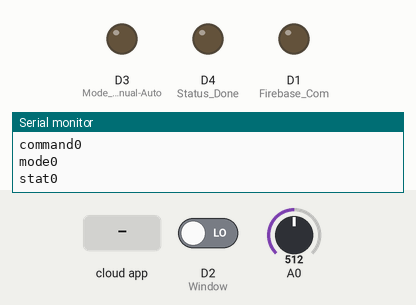
Recording of a sketch running on a simulated ESP8266 (NodeMCU). On the bench: output pins drawn as LEDs (lit = HIGH), the last lines printed to the serial monitor. Inputs (shaded band) come from the test bench; at power-on: D2 (Window) LOW, A0 = 512. WiFi joins after 1.5 s; servers stay silent unless stated; the Firebase database answers and starts empty.

Above: at 2.7 s.
2.8 s: the phone or cloud app sets firebaseCommand to 1
At 3.2 s:
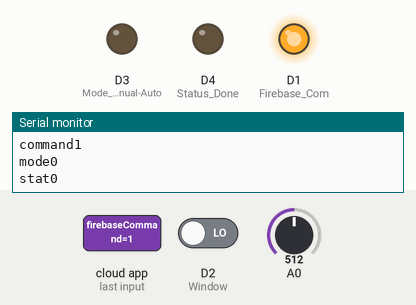
4.8 s: the phone or cloud app sets mode to 1
At 7.1 s:
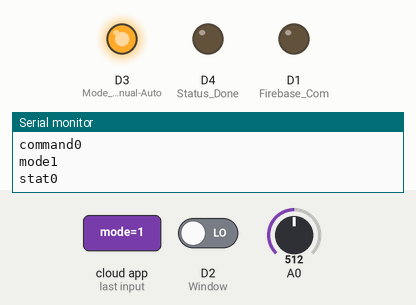
7.5 s: the phone or cloud app sets firebaseCommand to 1
At 8.65 s:
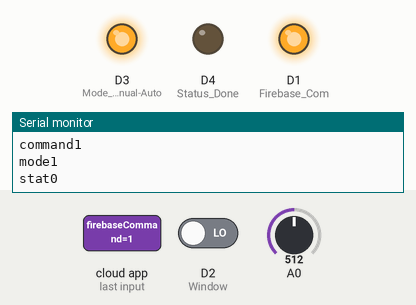
10.3 s: the phone or cloud app sets mode to 0
At 11.9 s:
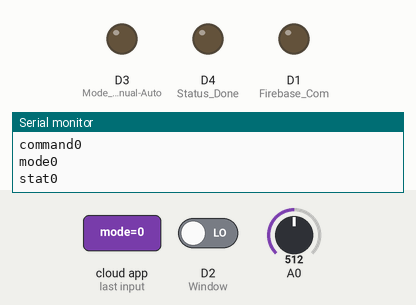
Timing chart, 0 to 13.4 s (numbered marks = the images above; inputs shaded):
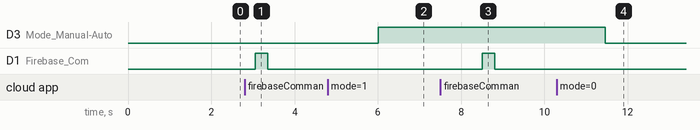

Measured:
- after the input at 2.8 s, D1 (Firebase_Com): LOW → HIGH after 0.25 s, → LOW 0.30 s later
- after the input at 4.8 s, D3 (Mode_Manual-Auto): LOW → HIGH after 1.2 s
- after the input at 7.5 s, D1 (Firebase_Com): LOW → HIGH after 1.0 s, → LOW 0.30 s later
- after the input at 10.3 s, D3 (Mode_Manual-Auto): HIGH → LOW after 1.2 s

The sketch:

Node.ino
```cpp
#include <ESP8266WiFi.h>
#include <FirebaseArduino.h>

#define WIFI_SSID "Kku"
#define WIFI_PASS "dbbp4246"

#define FIREBASE_HOST "antiwetw.firebaseio.com"
#define FIREBASE_KEY "k1ykX4WX9Jwkgxws9kbtsZGggSgbTj19BOfflxEU"

#define LINE_TOKEN "SURanQHzquAnGZfWUVZU8yObu2viZMQPqNFsa98oHTq"

String message = "Raining, window closed. https://antiwetw.firebaseapp.com";

int firebaseCommand = 0;
int rain = 0;
int wd = 0;
int md = 0;
int chk = 0;
int stat = 0;

void setup() {
  //Setup
  Serial.begin(115200);
  pinMode(D1, OUTPUT); //Firebase_Com
  pinMode(D2, INPUT); //Window
  pinMode(D3, OUTPUT); //Mode_Manual-Auto
  pinMode(D4, OUTPUT); //Status_Done
  WiFi.begin(WIFI_SSID, WIFI_PASS);
  while (WiFi.status() != WL_CONNECTED) {
    Serial.print(".");
    delay(500);
  }
  Serial.println();
  Serial.print("connected: ");
  Serial.println(WiFi.localIP());
  Firebase.begin(FIREBASE_HOST, FIREBASE_KEY);
}

void loop() {
  //Loop
  wd = digitalRead(D2); //Read_SW
  rain = analogRead(A0); //Read_Rain_Sensor
  firebaseCommand = Firebase.getInt("firebaseCommand"); //Get_Command_From_Firebase_WebApp
  md = Firebase.getInt("mode");
  stat = digitalRead(D4);
  Serial.print("window");
  Serial.println(wd);
  Serial.print("rain");
  Serial.println(rain);
  Serial.print("command");
  Serial.println(firebaseCommand);
  Serial.print("mode");
  Serial.println(md);
  Serial.print("stat");
  Serial.println(stat);
  if (stat) {
    Firebase.setInt("firebaseCommand", 0);
  }
  if (firebaseCommand) {
    digitalWrite(D1, HIGH);
    delay(300);
    digitalWrite(D1, LOW);
    Firebase.setInt("firebaseCommand", 0);
  }
  else {
    digitalWrite(D1, LOW);
  }
  if (md) {
    digitalWrite(D3, HIGH);
  }
  else {
    digitalWrite(D3, LOW);
  }
  if (rain < 500) {
    Firebase.setBool("rain", true);
  }
  else {
    Firebase.setBool("rain", false);
  }
  if (wd) {
    Firebase.setInt("window", 0);
  }
  else {
    Firebase.setInt("flag", 1);
    Firebase.setInt("window", 1);
  }
  if (md == 0 && wd == 1 && chk == 0 && rain < 500) {
    noti(message);
    chk = 1;
  }
  delay(500);
}

void noti(String message) {
  WiFiClientSecure client;
  if (!client.connect("notify-api.line.me", 443)) {
    Serial.println("connection failed");
    return;
  }
  String req = "";
  req += "POST /api/notify HTTP/1.1\r\n";
  req += "Host: notify-api.line.me\r\n";
  req += "Authorization: Bearer " + String(LINE_TOKEN) + "\r\n";
  req += "Cache-Control: no-cache\r\n";
  req += "User-Agent: ESP8266\r\n";
  req += "Connection: close\r\n";
  req += "Content-Type: application/x-www-form-urlencoded\r\n";
  req += "Content-Length: " + String(String("message=" + message).length()) + "\r\n";
  req += "\r\n";
  req += "message=" + message;
  client.print(req);
  delay(200);
  while (client.connected()) {
    String line = client.readStringUntil('\n');
    if (line == "\r") {
      break;
    }
  }
}
```
